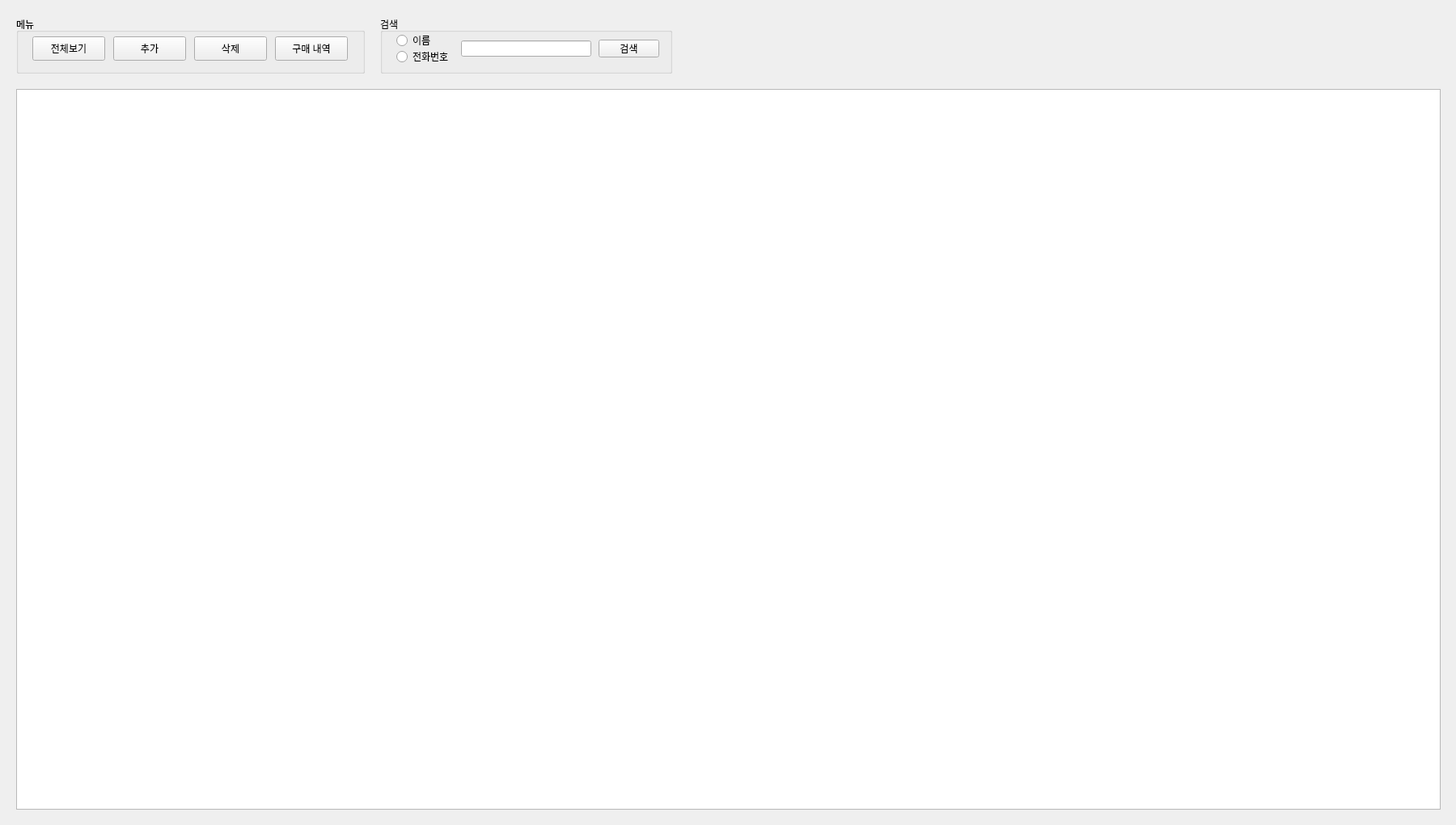
<?xml version="1.0" encoding="UTF-8"?>
<ui version="4.0">
 <class>Form</class>
 <widget class="QWidget" name="Form">
  <property name="geometry">
   <rect>
    <x>0</x>
    <y>0</y>
    <width>1800</width>
    <height>1020</height>
   </rect>
  </property>
  <property name="windowTitle">
   <string>Form</string>
  </property>
  <widget class="QGroupBox" name="menuBox">
   <property name="geometry">
    <rect>
     <x>20</x>
     <y>20</y>
     <width>431</width>
     <height>71</height>
    </rect>
   </property>
   <property name="title">
    <string>메뉴</string>
   </property>
   <widget class="QPushButton" name="addBtn">
    <property name="geometry">
     <rect>
      <x>120</x>
      <y>25</y>
      <width>90</width>
      <height>30</height>
     </rect>
    </property>
    <property name="text">
     <string>추가</string>
    </property>
   </widget>
   <widget class="QPushButton" name="deleteBtn">
    <property name="geometry">
     <rect>
      <x>220</x>
      <y>25</y>
      <width>90</width>
      <height>30</height>
     </rect>
    </property>
    <property name="text">
     <string>삭제</string>
    </property>
   </widget>
   <widget class="QPushButton" name="clearBtn">
    <property name="geometry">
     <rect>
      <x>20</x>
      <y>25</y>
      <width>90</width>
      <height>30</height>
     </rect>
    </property>
    <property name="text">
     <string>전체보기</string>
    </property>
   </widget>
   <widget class="QPushButton" name="recordBtn">
    <property name="geometry">
     <rect>
      <x>320</x>
      <y>25</y>
      <width>90</width>
      <height>30</height>
     </rect>
    </property>
    <property name="text">
     <string>구매 내역</string>
    </property>
   </widget>
  </widget>
  <widget class="QTreeView" name="tree">
   <property name="geometry">
    <rect>
     <x>20</x>
     <y>110</y>
     <width>1761</width>
     <height>891</height>
    </rect>
   </property>
   <property name="frameShadow">
    <enum>QFrame::Sunken</enum>
   </property>
  </widget>
  <widget class="QGroupBox" name="searchBox">
   <property name="geometry">
    <rect>
     <x>470</x>
     <y>20</y>
     <width>361</width>
     <height>71</height>
    </rect>
   </property>
   <property name="title">
    <string>검색</string>
   </property>
   <widget class="QRadioButton" name="nameRBtn">
    <property name="geometry">
     <rect>
      <x>20</x>
      <y>20</y>
      <width>51</width>
      <height>20</height>
     </rect>
    </property>
    <property name="text">
     <string>이름</string>
    </property>
   </widget>
   <widget class="QRadioButton" name="phoneRBtn">
    <property name="geometry">
     <rect>
      <x>20</x>
      <y>40</y>
      <width>90</width>
      <height>20</height>
     </rect>
    </property>
    <property name="text">
     <string>전화번호</string>
    </property>
   </widget>
   <widget class="QLineEdit" name="searchEnt">
    <property name="geometry">
     <rect>
      <x>100</x>
      <y>30</y>
      <width>161</width>
      <height>20</height>
     </rect>
    </property>
   </widget>
   <widget class="QPushButton" name="searchBtn">
    <property name="geometry">
     <rect>
      <x>270</x>
      <y>29</y>
      <width>75</width>
      <height>22</height>
     </rect>
    </property>
    <property name="text">
     <string>검색</string>
    </property>
   </widget>
  </widget>
 </widget>
 <resources/>
 <connections/>
 <slots>
  <slot>gotoSale()</slot>
  <slot>gotoSet()</slot>
  <slot>gotoWine()</slot>
  <slot>gotoEtc()</slot>
  <slot>gotoCust()</slot>
 </slots>
</ui>
